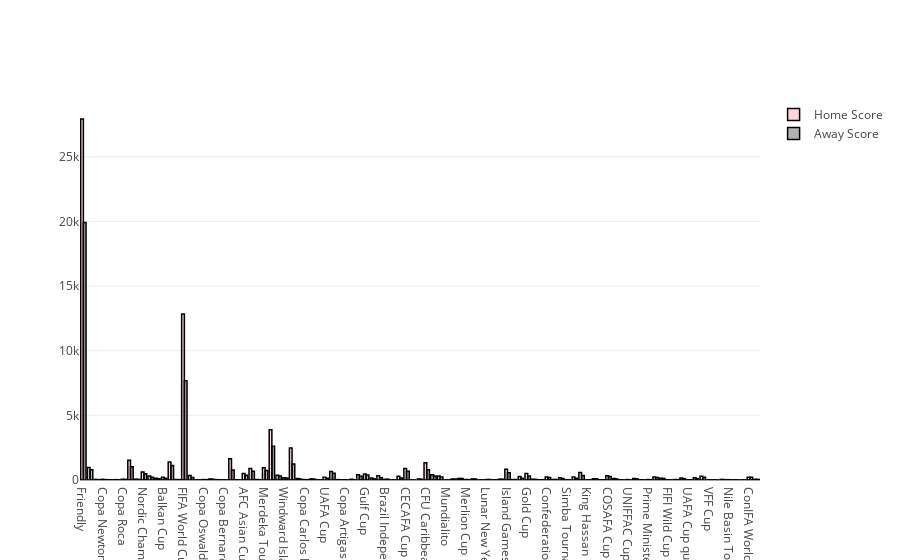

The notebook cell saved with this chart:
### Code cell
tournament_liste=data.tournament.unique()
home_score_liste=[]
away_score_liste=[]
for tour in tournament_liste:
    home_score_liste.append(sum(data[data['tournament']==tour].home_score))
    away_score_liste.append(sum(data[data['tournament']==tour].away_score))

trace1=go.Bar(x=tournament_liste,y=home_score_liste,name='Home Score',marker = dict(color = 'rgba(255, 50, 70, 0.2)',line=dict(color='rgb(0,0,0)',width=1.5)),text='')
trace2=go.Bar(x=tournament_liste,y=away_score_liste,name='Away Score',marker = dict(color = 'rgba(0, 0, 0, 0.3)',line=dict(color='rgb(0,0,0)',width=1.5)),text ='') 
data2=[trace1,trace2]
layout=go.Layout(barmode='group')
fig=go.Figure(data=data2,layout=layout)
iplot(fig)

### Figure 1 — Plotly figure (JSON) as saved in the notebook; plotly's stock layout.template omitted (floating-point values rounded to 4 significant figures)
{"data": [{"marker": {"color": "rgba(255, 50, 70, 0.2)", "line": {"color": "rgb(0,0,0)", "width": 1.5}}, "name": "Home Score", "text": "", "type": "bar", "x": ["Friendly", "British Championship", "Copa Lipton", "Copa Newton", "Copa Premio Honor Argentino", "Copa Premio Honor Uruguayo", "Copa Roca", "Copa América", "Copa Chevallier Boutell", "Nordic Championship", "International Cup", "Baltic Cup", "Balkan Cup", "FIFA World Cup", "Copa Rio Branco", "FIFA World Cup qualification", "CCCF Championship", "NAFU Championship", "Copa Oswaldo Cruz", "Pan American Championship", "Copa del Pacífico", "Copa Bernardo O'Higgins", "AFC Asian Cup qualification", "Atlantic Cup", "AFC Asian Cup", "African Cup of Nations", "Copa Paz del Chaco", "Merdeka Tournament", "UEFA Euro qualification", "UEFA Euro", "Windward Islands Tournament", "African Cup of Nations qualification", "Vietnam Independence Cup", "Copa Carlos Dittborn", "CONCACAF Championship", "Copa Juan Pinto Durán", "UAFA Cup", "South Pacific Games", "CONCACAF Championship qualification", "Copa Artigas", "GaNEFo", "King's Cup", "Gulf Cup", "Indonesia Tournament", "Korea Cup", "Brazil Independence Cup", "Copa Ramón Castilla", "Oceania Nations Cup", "CECAFA Cup", "Copa Félix Bogado", "Kirin Cup", "CFU Caribbean Cup qualification", "CFU Caribbean Cup", "Amílcar Cabral Cup", "Mundialito", "West African Cup", "Nehru Cup", "Merlion Cup", "UDEAC Cup", "Rous Cup", "Lunar New Year Cup", "Tournoi de France", "Malta International Tournament", "Island Games", "Dynasty Cup", "UNCAF Cup", "Gold Cup", "USA Cup", "Jordan International Tournament", "Confederations Cup", "United Arab Emirates Friendship Tournament", "Oceania Nations Cup qualification", "Simba Tournament", "SAFF Cup", "AFF Championship", "King Hassan II Tournament", "Cyprus International Tournament", "Dunhill Cup", "COSAFA Cup", "Gold Cup qualification", "SKN Football Festival", "UNIFFAC Cup", "WAFF Championship", "Millennium Cup", "Prime Minister's Cup", "EAFF Championship", "AFC Challenge Cup", "FIFI Wild Cup", "ELF Cup", "Viva World Cup", "UAFA Cup qualification", "AFC Challenge Cup qualification", "African Nations Championship", "VFF Cup", "Dragon Cup", "ABCS Tournament", "Nile Basin Tournament", "Nations Cup", "OSN Cup", "ConIFA World Football Cup", "ConIFA European Football Cup"], "y": [27924, 973, 43, 48, 21, 26, 56, 1529, 64, 611, 314, 130, 219, 1400, 37, 12838, 356, 17, 35, 77, 29, 16, 1645, 20, 495, 896, 38, 945, 3885, 375, 178, 2470, 117, 33, 81, 25, 206, 658, 30, 19, 58, 399, 456, 148, 320, 45, 8, 282, 886, 9, 84, 1336, 413, 303, 14, 74, 116, 37, 81, 8, 27, 14, 60, 839, 30, 279, 499, 58, 22, 230, 42, 169, 25, 229, 583, 13, 97, 19, 325, 114, 20, 34, 125, 23, 31, 234, 142, 21, 31, 163, 22, 175, 296, 11, 15, 43, 27, 15, 6, 207, 52]}, {"marker": {"color": "rgba(0, 0, 0, 0.3)", "line": {"color": "rgb(0,0,0)", "width": 1.5}}, "name": "Away Score", "text": "", "type": "bar", "x": ["Friendly", "British Championship", "Copa Lipton", "Copa Newton", "Copa Premio Honor Argentino", "Copa Premio Honor Uruguayo", "Copa Roca", "Copa América", "Copa Chevallier Boutell", "Nordic Championship", "International Cup", "Baltic Cup", "Balkan Cup", "FIFA World Cup", "Copa Rio Branco", "FIFA World Cup qualification", "CCCF Championship", "NAFU Championship", "Copa Oswaldo Cruz", "Pan American Championship", "Copa del Pacífico", "Copa Bernardo O'Higgins", "AFC Asian Cup qualification", "Atlantic Cup", "AFC Asian Cup", "African Cup of Nations", "Copa Paz del Chaco", "Merdeka Tournament", "UEFA Euro qualification", "UEFA Euro", "Windward Islands Tournament", "African Cup of Nations qualification", "Vietnam Independence Cup", "Copa Carlos Dittborn", "CONCACAF Championship", "Copa Juan Pinto Durán", "UAFA Cup", "South Pacific Games", "CONCACAF Championship qualification", "Copa Artigas", "GaNEFo", "King's Cup", "Gulf Cup", "Indonesia Tournament", "Korea Cup", "Brazil Independence Cup", "Copa Ramón Castilla", "Oceania Nations Cup", "CECAFA Cup", "Copa Félix Bogado", "Kirin Cup", "CFU Caribbean Cup qualification", "CFU Caribbean Cup", "Amílcar Cabral Cup", "Mundialito", "West African Cup", "Nehru Cup", "Merlion Cup", "UDEAC Cup", "Rous Cup", "Lunar New Year Cup", "Tournoi de France", "Malta International Tournament", "Island Games", "Dynasty Cup", "UNCAF Cup", "Gold Cup", "USA Cup", "Jordan International Tournament", "Confederations Cup", "United Arab Emirates Friendship Tournament", "Oceania Nations Cup qualification", "Simba Tournament", "SAFF Cup", "AFF Championship", "King Hassan II Tournament", "Cyprus International Tournament", "Dunhill Cup", "COSAFA Cup", "Gold Cup qualification", "SKN Football Festival", "UNIFFAC Cup", "WAFF Championship", "Millennium Cup", "Prime Minister's Cup", "EAFF Championship", "AFC Challenge Cup", "FIFI Wild Cup", "ELF Cup", "Viva World Cup", "UAFA Cup qualification", "AFC Challenge Cup qualification", "African Nations Championship", "VFF Cup", "Dragon Cup", "ABCS Tournament", "Nile Basin Tournament", "Nations Cup", "OSN Cup", "ConIFA World Football Cup", "ConIFA European Football Cup"], "y": [19913, 791, 25, 34, 13, 16, 44, 1017, 43, 477, 216, 97, 141, 1125, 27, 7682, 193, 11, 25, 65, 20, 8, 774, 8, 362, 673, 22, 737, 2620, 312, 150, 1243, 77, 18, 77, 11, 142, 521, 21, 11, 23, 292, 378, 83, 169, 65, 10, 156, 673, 6, 58, 789, 311, 225, 5, 68, 121, 28, 76, 7, 44, 15, 60, 566, 34, 139, 308, 43, 25, 193, 38, 116, 11, 133, 342, 19, 96, 19, 275, 80, 6, 8, 89, 15, 25, 185, 124, 12, 30, 107, 14, 105, 204, 12, 4, 31, 10, 3, 7, 217, 45]}], "layout": {"barmode": "group"}}
